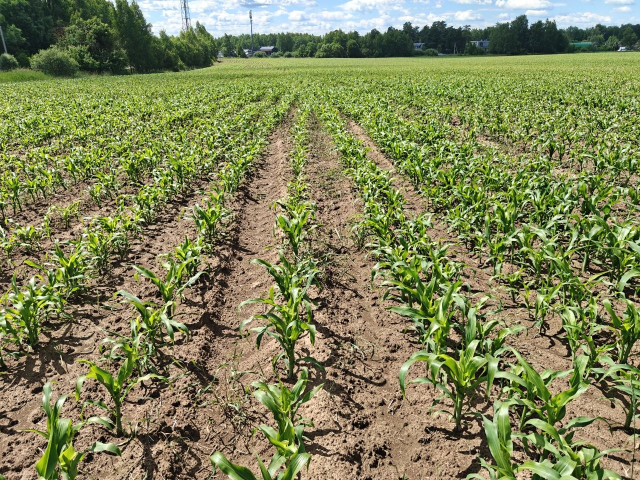
#> input picture CropRowNav/Dataset/photo_5314402613371544462_y.jpg, 1280 x 960 px (shown at 1/2 size)
$ python run_real_image.py ../../../CropRowNav/Dataset/photo_5314402613371544462_y.jpg
#> lines starting #> are read from the running program, lines starting #| are printed output that depends on the picture
### FFT/Others/dft_crop_row_detection_copy/preprocessing.py
"""Image pre-processing from Section 2.2.1 of the paper.

Implements
  * Excess Green Index (ExG) grayscale conversion,
  * camera undistortion (cv2),
  * homography-based inverse perspective mapping (IPM), eq. (1)-(8),
  * maximum axis-aligned inscribed rectangle (MAAIR) ROI extraction,
  * the ROI <-> local map frame transform (scale + translation).

The DFT core in row_detection.py does not require calibration data; this
module provides the documented utility for turning a raw camera image into the
rectified bird's-eye view the core expects. In the tests/demo we feed already
rectified images (synthetic or the aerial example) straight into the core.
"""

from __future__ import annotations

from typing import Optional

import numpy as np

try:
    import cv2
except ImportError:  # pragma: no cover
    cv2 = None


# ---------------------------------------------------------------------------
# Grayscale
# ---------------------------------------------------------------------------

def exg_gray(rgb: np.ndarray) -> np.ndarray:
    """Excess Green Index: ExG = 2g - r - b with normalized channels (Yang et
    al. 2015), mapped to [0, 255]."""
    rgb = np.asarray(rgb, dtype=float)
    if rgb.ndim == 2:
        return rgb
    r, g, b = rgb[..., 0], rgb[..., 1], rgb[..., 2]
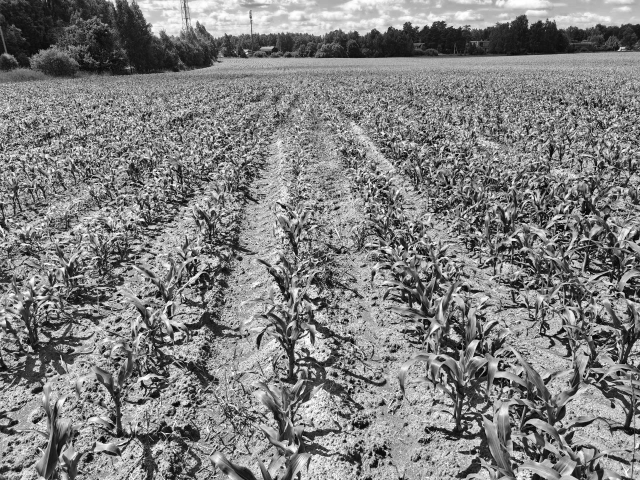
#> r: shape (960, 1280) float64 (shown at 1/2 size); min 0, max 255, mean 127.3
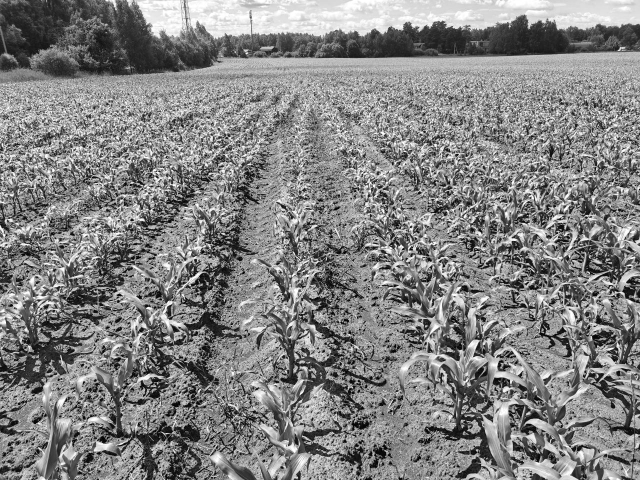
#> g: shape (960, 1280) float64 (shown at 1/2 size); min 0, max 255, mean 131.1
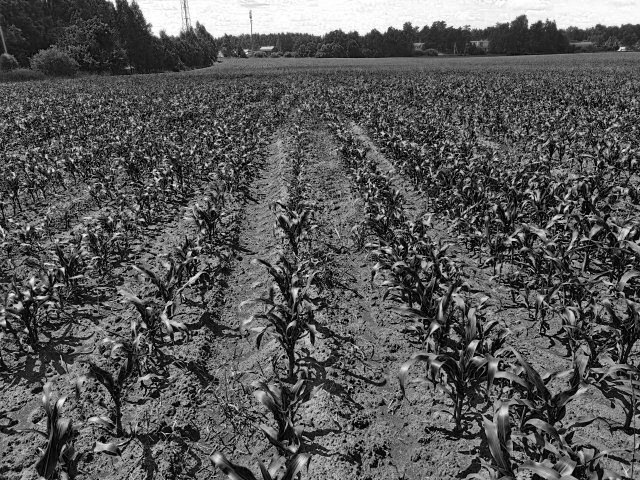
#> b: shape (960, 1280) float64 (shown at 1/2 size); min 0, max 255, mean 88.3
    s = r + g + b
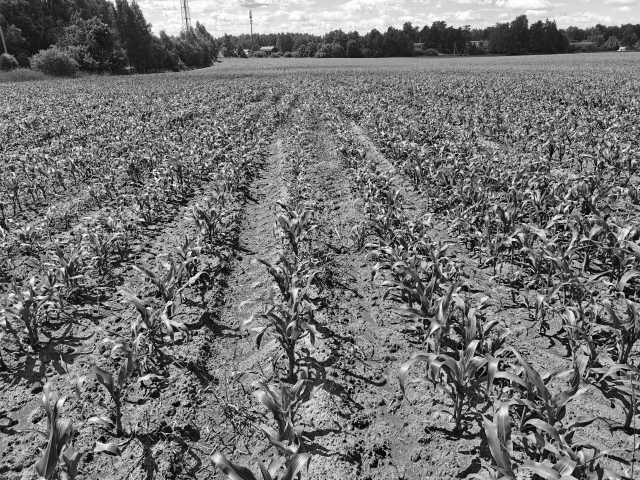
#> s: shape (960, 1280) float64 (shown at 1/2 size); min 0, max 765, mean 346.7; drawn with min black and max white
    s = np.where(s == 0, 1.0, s)
    exg = 2.0 * g / s - r / s - b / s
#> (the rest of the program and of its run is left out)
